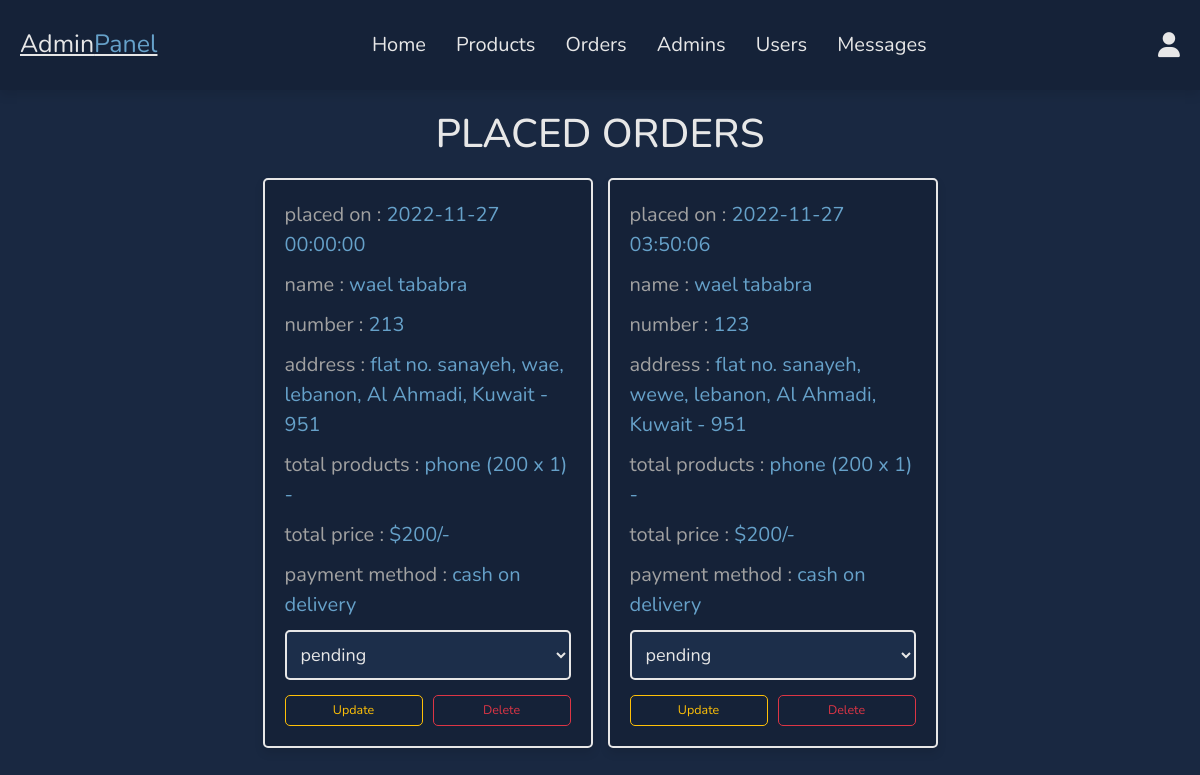
/admin/placed_orders.php (signed in), run on the app's committed database.
### tables this page shows
CREATE TABLE `orders` (
  `id` int(100) NOT NULL,
  `user_id` int(100) NOT NULL,
  `name` varchar(20) NOT NULL,
  `number` varchar(10) NOT NULL,
  `email` varchar(50) NOT NULL,
  `method` varchar(50) NOT NULL,
  `address` varchar(500) NOT NULL,
  `total_products` varchar(1000) NOT NULL,
  `total_price` int(100) NOT NULL,
  `placed_on` datetime NOT NULL DEFAULT current_timestamp(),
  `payment_status` varchar(20) NOT NULL DEFAULT 'pending'
);

### admin/placed_orders.php (the view, shortened to what this page needs)
<?php
include '../components/connect.php';
?>
<!DOCTYPE html>
<html lang="en">
<head>
   <link rel="stylesheet" href="https://cdnjs.cloudflare.com/ajax/libs/font-awesome/6.1.1/css/all.min.css">
   <link rel="stylesheet" href="../css/admin.css">
   <link href="https://cdn.jsdelivr.net/npm/bootstrap@5.2.1/dist/css/bootstrap.min.css" rel="stylesheet">
</head>
<body>
<?php include '../components/admin_header.php'; ?>
<section class="orders">
<h1 class="heading">placed orders</h1>
<div class="box-container">
   <?php
      $select_orders = $conn->prepare("SELECT * FROM `orders`");
      $select_orders->execute();
      if($select_orders->rowCount() > 0){
         while($fetch_orders = $select_orders->fetch(PDO::FETCH_ASSOC)){
   ?>
   <div class="box">
      <p> placed on : <span><?= $fetch_orders['placed_on']; ?></span> </p>
      <p> name : <span><?= $fetch_orders['name']; ?></span> </p>
      <p> number : <span><?= $fetch_orders['number']; ?></span> </p>
      <p> address : <span><?= $fetch_orders['address']; ?></span> </p>
      <p> total products : <span><?= $fetch_orders['total_products']; ?></span> </p>
      <p> total price : <span>$<?= $fetch_orders['total_price']; ?>/-</span> </p>
      <p> payment method : <span><?= $fetch_orders['method']; ?></span> </p>
      <form action="" method="post">
         <select name="payment_status" class="select">
            <option selected disabled><?= $fetch_orders['payment_status']; ?></option>
         </select>
        <div class="flex-btn">
         <input type="submit" value="update" class="btn btn-outline-warning btn-lg" name="update_payment">
         <a href="placed_orders.php?delete=<?= $fetch_orders['id']; ?>" class="btn btn-outline-danger btn-lg" onclick="return confirm('delete this order?');">delete</a>
        </div>
      </form>
   </div>
   <?php
         }
      }else{
         echo '<p class="empty">no orders placed yet!</p>';
      }
   ?>
</div>
</section>
</body>
</html>

### components/admin_header.php (shortened to what this page needs)
<header class="header">
   <section class="flex">
      <a href="../admin/dashboard.php" class="logo">Admin<span>Panel</span></a>
    <nav class="navbar navbar-expand-sm  navbar-dark">
      <div class="container" id="flex">
        <div class="collapse navbar-collapse" id="collapsibleNavbar">
          <ul class="navbar-nav">
            <li class="nav-item">
              <a class="nav-link" href="../admin/dashboard.php">Home</a>
            </li>
            <li class="nav-item">
              <a class="nav-link" href="../admin/products.php">Products</a>
            </li>
            <li class="nav-item">
              <a class="nav-link" href="../admin/placed_orders.php">Orders</a>
            </li>
            <li class="nav-item">
              <a class="nav-link" href="../admin/admin_accounts.php">Admins</a>
            </li>
            <li class="nav-item">
              <a class="nav-link" href="../admin/users_accounts.php">Users</a>
            </li>
            <li class="nav-item">
              <a class="nav-link" href="../admin/messages.php">Messages</a>
            </li>
          </ul>
        </div>
      </nav>
      <div class="icons">
         <div id="user-btn" class="fas fa-user"></div>
      </div>
   </section>
</header>

### css/admin.css (style rules this page uses)
:root { --main-color:#66a1c9; --orange:#f39c12; --red:#e74c3c; --black:#e7e7e7; --white: #152238; --light-color:rgb(161, 161, 161); --light-bg:#1c2e4a; --border:.2rem solid var(--black); --box-shadow:0 .5rem 1rem rgba(0,0,0,.1); }
* { font-family: 'Nunito', sans-serif; margin:0; padding:0; box-sizing: border-box; outline: none; border:none; }
html { font-size: 62.5%; overflow-x: hidden; }
body { background-color: #192841!important; }
section { padding:2rem; max-width: 1200px; margin:0 auto; }
.heading { font-size: 4rem; color:var(--black); margin-bottom: 2rem; text-align: center; text-transform: uppercase; }
.btn, .delete-btn, .option-btn { display: block; width: 100%; margin-top: 1rem; border-radius: .5rem; padding:1rem 3rem; font-size: 1.7rem; text-transform: capitalize; color:var(--white); cursor: pointer; text-align: center; }
.btn { background-color: var(--main-color); }
.flex-btn { display: flex; gap:1rem; }
.header { position: sticky; top:0; left:0; right:0; background-color: var(--white); box-shadow: var(--box-shadow); z-index: 1000; background-color: var(--white); }
.header .flex { display: flex; align-items: center; justify-content: space-between; position: relative; text-decoration: none; }
.header .flex .logo { font-size: 2.5rem; color:var(--black); }
.header .flex .logo span { color:var(--main-color); }
.header .flex .navbar a { margin:0 1rem; font-size: 2rem; color:var(--black); }
.header .flex .icons div { margin-left: 1.7rem; font-size: 2.5rem; cursor: pointer; color:var(--black); }
.orders .box-container { display: grid; grid-template-columns: repeat(auto-fit, 33rem); gap:1.5rem; align-items: flex-start; justify-content: center; }
.orders .box-container .box { padding:2rem; padding-top: 1rem; border-radius: .5rem; border:var(--border); background-color: var(--white); box-shadow: var(--box-shadow); }
.orders .box-container .box p { line-height: 1.5; font-size: 2rem; color:var(--light-color); margin:1rem 0; }
.orders .box-container .box p span { color:var(--main-color); }
.orders .box-container .select { margin-bottom: .5rem; width: 100%; background-color: var(--light-bg); padding:1rem; font-size: 1.8rem; color:var(--black); border-radius: .5rem; border:var(--border); }

### data on the page
orders: placed_on "2022-11-27 00:00:00", name "wael tababra", number "213", address "flat no. sanayeh, wae, lebanon, Al Ahmadi, Kuwait - 951", total_products "phone (200 x 1) -", total_price "200", method "cash on delivery", payment_status "pending"
orders: placed_on "2022-11-27 03:50:06", name "wael tababra", number "123", address "flat no. sanayeh, wewe, lebanon, Al Ahmadi, Kuwait - 951", total_products "phone (200 x 1) -", total_price "200", method "cash on delivery", payment_status "pending"
